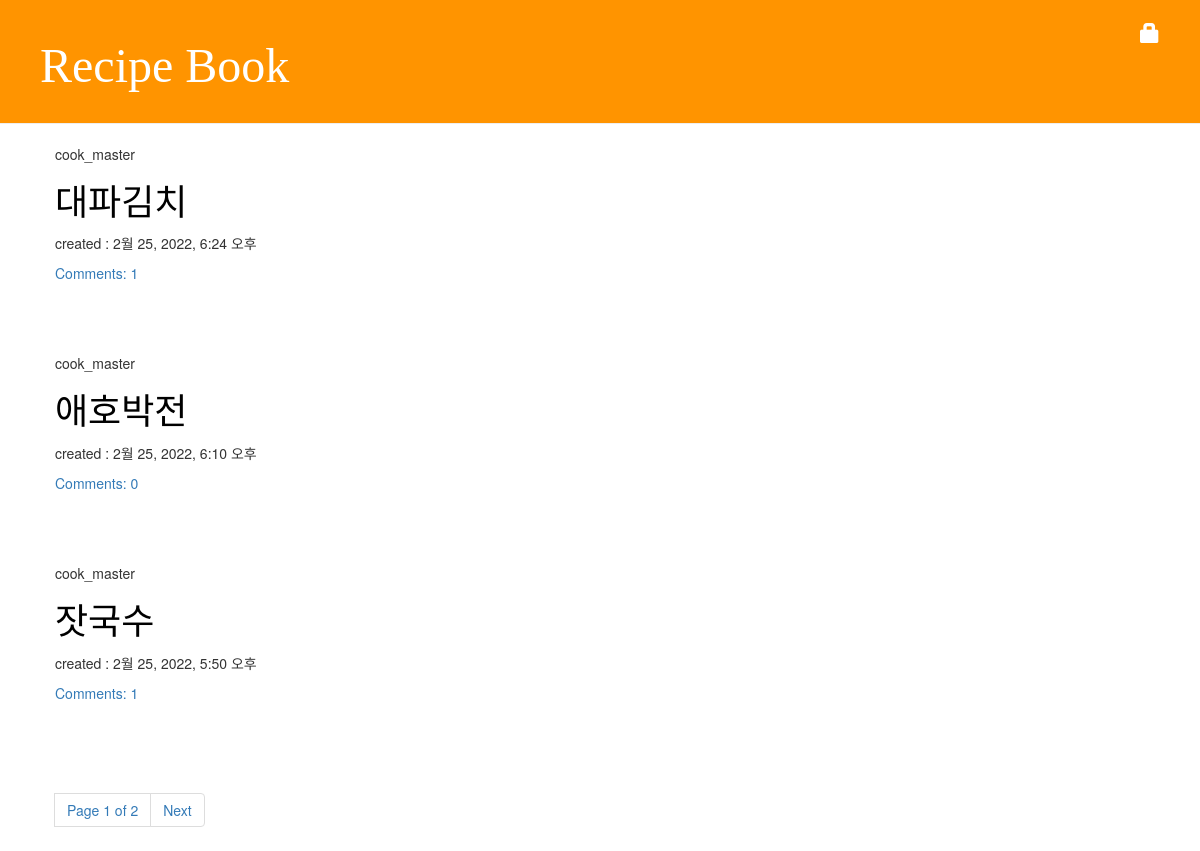
Screenshot of /recipe/ with the database file from the repository.
### recipe/models.py (models this page shows, shortened)
class Recipe(models.Model):
    author = models.ForeignKey('auth.User', on_delete=models.CASCADE)
    food_name = models.CharField(max_length=500)
    ingredient = models.TextField()
    recipe = models.TextField()
    created_date = models.DateTimeField(default=timezone.now)
    def approved_comments(self):
        return self.comments.filter(approved_comment=True)

### recipe/views.py (the view)
# urls.py: path('', views.recipe_list, name='recipe_list'),
def recipe_list(request):
    recipes = Recipe.objects.filter(created_date__lte=timezone.now()).order_by('-created_date')
    paginator = Paginator(recipes, 3)
    try:
        page_number = request.GET.get('page')
        page = paginator.page(page_number)
    except PageNotAnInteger:
        page = paginator.page(1)
    except EmptyPage:
        page = paginator.page(paginator.num_pages)
    return render(request, 'recipe/recipe_list.html', {'recipes': page})

### recipe/templates/recipe/recipe_list.html
{% extends 'recipe/background.html' %}
{% block block %}
    {% for recipe in recipes %}
        <div class="post">
            <p>{{ recipe.author }}</p>
            <h1><a href="{% url 'recipe_detail' pk=recipe.pk %}">{{ recipe.food_name }}</a> </h1>
            <div>
                <p>created : {{ recipe.created_date }}</p>
            </div>
            <a href="{% url 'recipe_detail' pk=recipe.pk %}">Comments: {{ recipe.approved_comments.count }}</a>
        </div>
    {% empty %}
        <p>등록된 recipe가 없습니다.</p>
    {% endfor %}
    {% include 'recipe/pagination.html' with page=recipes%}
{% endblock %}

### recipe/static/css/recipe.css (style rules this page uses)
h1, h2, h3, h4 { font-family: '맑은 고딕 Semilight', cursive; }
.post { margin-bottom: 70px; }
.post h1 a, .post h1 a:visited { color: #000000; font-family: 'Gaegu', cursive; }

### rows the page displays
Recipe: author "cook_master", food_name "대파김치", created_date "2월 25, 2022, 6:24 오후", approved_comments.count "1"
Recipe: author "cook_master", food_name "애호박전", created_date "2월 25, 2022, 6:10 오후", approved_comments.count "0"
Recipe: author "cook_master", food_name "잣국수", created_date "2월 25, 2022, 5:50 오후", approved_comments.count "1"

### other values shown
{{ page.number }} "1"
{{ page.paginator.num_pages }} "2"
